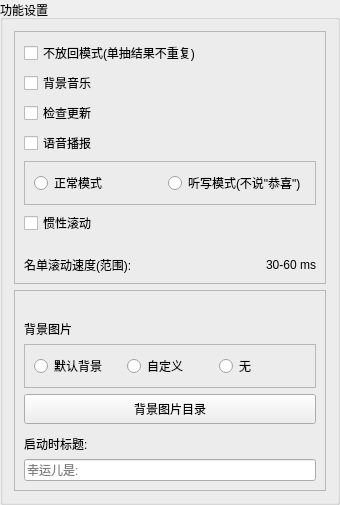
        <widget class="QGroupBox" name="groupBox">
         <property name="sizePolicy">
          <sizepolicy hsizetype="Expanding" vsizetype="Preferred">
           <horstretch>0</horstretch>
           <verstretch>0</verstretch>
          </sizepolicy>
         </property>
         <property name="minimumSize">
          <size>
           <width>340</width>
           <height>280</height>
          </size>
         </property>
         <property name="styleSheet">
          <string notr="true"/>
         </property>
         <property name="title">
          <string>功能设置</string>
         </property>
         <layout class="QVBoxLayout" name="verticalLayout_2">
          <item>
           <widget class="QFrame" name="frame_8">
            <property name="sizePolicy">
             <sizepolicy hsizetype="Preferred" vsizetype="Expanding">
              <horstretch>0</horstretch>
              <verstretch>0</verstretch>
             </sizepolicy>
            </property>
            <property name="minimumSize">
             <size>
              <width>0</width>
              <height>225</height>
             </size>
            </property>
            <property name="frameShape">
             <enum>QFrame::StyledPanel</enum>
            </property>
            <property name="frameShadow">
             <enum>QFrame::Raised</enum>
            </property>
            <layout class="QGridLayout" name="gridLayout_4">
             <item row="5" column="0" colspan="2">
              <widget class="QCheckBox" name="checkBox_3">
               <property name="minimumSize">
                <size>
                 <width>0</width>
                 <height>0</height>
                </size>
               </property>
               <property name="text">
                <string>检查更新</string>
               </property>
              </widget>
             </item>
             <item row="4" column="0" colspan="2">
              <widget class="QCheckBox" name="checkBox_4">
               <property name="text">
                <string>背景音乐</string>
               </property>
              </widget>
             </item>
             <item row="13" column="0">
              <widget class="QLabel" name="label_5">
               <property name="sizePolicy">
                <sizepolicy hsizetype="Preferred" vsizetype="Maximum">
                 <horstretch>0</horstretch>
                 <verstretch>0</verstretch>
                </sizepolicy>
               </property>
               <property name="text">
                <string>名单滚动速度(范围):</string>
               </property>
              </widget>
             </item>
             <item row="0" column="0" colspan="2">
              <widget class="QCheckBox" name="checkBox">
               <property name="text">
                <string>不放回模式(单抽结果不重复)</string>
               </property>
              </widget>
             </item>
             <item row="6" column="0" colspan="2">
              <widget class="QCheckBox" name="checkBox_2">
               <property name="text">
                <string>语音播报</string>
               </property>
              </widget>
             </item>
             <item row="7" column="0" colspan="2">
              <widget class="QFrame" name="frame_2">
               <property name="sizePolicy">
                <sizepolicy hsizetype="Preferred" vsizetype="Maximum">
                 <horstretch>0</horstretch>
                 <verstretch>0</verstretch>
                </sizepolicy>
               </property>
               <property name="minimumSize">
                <size>
                 <width>0</width>
                 <height>40</height>
                </size>
               </property>
               <property name="frameShape">
                <enum>QFrame::StyledPanel</enum>
               </property>
               <property name="frameShadow">
                <enum>QFrame::Raised</enum>
               </property>
               <layout class="QHBoxLayout" name="horizontalLayout">
                <item>
                 <widget class="QRadioButton" name="radioButton">
                  <property name="text">
                   <string>正常模式</string>
                  </property>
                 </widget>
                </item>
                <item>
                 <widget class="QRadioButton" name="radioButton_2">
                  <property name="text">
                   <string>听写模式(不说&quot;恭喜&quot;)</string>
                  </property>
                 </widget>
                </item>
               </layout>
              </widget>
             </item>
             <item row="12" column="0" colspan="2">
              <spacer name="verticalSpacer">
               <property name="orientation">
                <enum>Qt::Vertical</enum>
               </property>
               <property name="sizeType">
                <enum>QSizePolicy::Fixed</enum>
               </property>
               <property name="sizeHint" stdset="0">
                <size>
                 <width>20</width>
                 <height>15</height>
                </size>
               </property>
              </spacer>
             </item>
             <item row="13" column="1">
              <widget class="QLabel" name="label_6">
               <property name="sizePolicy">
                <sizepolicy hsizetype="Preferred" vsizetype="Maximum">
                 <horstretch>0</horstretch>
                 <verstretch>0</verstretch>
                </sizepolicy>
               </property>
               <property name="text">
                <string>30-60 ms</string>
               </property>
               <property name="alignment">
                <set>Qt::AlignRight|Qt::AlignTrailing|Qt::AlignVCenter</set>
               </property>
              </widget>
             </item>
             <item row="11" column="0" colspan="2">
              <widget class="QCheckBox" name="checkBox_5">
               <property name="text">
                <string>惯性滚动</string>
               </property>
              </widget>
             </item>
            </layout>
           </widget>
          </item>
          <item>
           <widget class="QFrame" name="frame_12">
            <property name="frameShape">
             <enum>QFrame::StyledPanel</enum>
            </property>
            <property name="frameShadow">
             <enum>QFrame::Raised</enum>
            </property>
            <layout class="QVBoxLayout" name="verticalLayout_3">
             <item>
              <widget class="QLabel" name="label_9">
               <property name="sizePolicy">
                <sizepolicy hsizetype="Preferred" vsizetype="Maximum">
                 <horstretch>0</horstretch>
                 <verstretch>0</verstretch>
                </sizepolicy>
               </property>
               <property name="styleSheet">
                <string notr="true">QLabel {
    color: rgb(255, 0, 0);
}</string>
               </property>
               <property name="text">
                <string/>
               </property>
               <property name="alignment">
                <set>Qt::AlignCenter</set>
               </property>
              </widget>
             </item>
             <item>
              <widget class="QLabel" name="label">
               <property name="sizePolicy">
                <sizepolicy hsizetype="Preferred" vsizetype="Maximum">
                 <horstretch>0</horstretch>
                 <verstretch>0</verstretch>
                </sizepolicy>
               </property>
               <property name="minimumSize">
                <size>
                 <width>0</width>
                 <height>0</height>
                </size>
               </property>
               <property name="maximumSize">
                <size>
                 <width>16777215</width>
                 <height>16777215</height>
                </size>
               </property>
               <property name="text">
                <string>背景图片</string>
               </property>
              </widget>
             </item>
             <item>
              <widget class="QFrame" name="frame_3">
               <property name="sizePolicy">
                <sizepolicy hsizetype="Preferred" vsizetype="Maximum">
                 <horstretch>0</horstretch>
                 <verstretch>0</verstretch>
                </sizepolicy>
               </property>
               <property name="minimumSize">
                <size>
                 <width>0</width>
                 <height>40</height>
                </size>
               </property>
               <property name="frameShape">
                <enum>QFrame::StyledPanel</enum>
               </property>
               <property name="frameShadow">
                <enum>QFrame::Raised</enum>
               </property>
               <layout class="QHBoxLayout" name="horizontalLayout_2">
                <item>
                 <widget class="QRadioButton" name="radioButton_3">
                  <property name="text">
                   <string>默认背景</string>
                  </property>
                 </widget>
                </item>
                <item>
                 <widget class="QRadioButton" name="radioButton_4">
                  <property name="text">
                   <string>自定义</string>
                  </property>
                 </widget>
                </item>
                <item>
                 <widget class="QRadioButton" name="radioButton_5">
                  <property name="text">
                   <string>无</string>
                  </property>
                 </widget>
                </item>
               </layout>
              </widget>
             </item>
             <item>
              <widget class="QPushButton" name="pushButton_9">
               <property name="sizePolicy">
                <sizepolicy hsizetype="Minimum" vsizetype="MinimumExpanding">
                 <horstretch>0</horstretch>
                 <verstretch>0</verstretch>
                </sizepolicy>
               </property>
               <property name="minimumSize">
                <size>
                 <width>0</width>
                 <height>30</height>
                </size>
               </property>
               <property name="maximumSize">
                <size>
                 <width>16777215</width>
                 <height>40</height>
                </size>
               </property>
               <property name="text">
                <string>背景图片目录</string>
               </property>
              </widget>
             </item>
             <item>
              <spacer name="verticalSpacer_4">
               <property name="orientation">
                <enum>Qt::Vertical</enum>
               </property>
               <property name="sizeType">
                <enum>QSizePolicy::Fixed</enum>
               </property>
               <property name="sizeHint" stdset="0">
                <size>
                 <width>20</width>
                 <height>5</height>
                </size>
               </property>
              </spacer>
             </item>
             <item>
              <widget class="QLabel" name="label_7">
               <property name="sizePolicy">
                <sizepolicy hsizetype="Preferred" vsizetype="Maximum">
                 <horstretch>0</horstretch>
                 <verstretch>0</verstretch>
                </sizepolicy>
               </property>
               <property name="text">
                <string>启动时标题:</string>
               </property>
              </widget>
             </item>
             <item>
              <widget class="QLineEdit" name="lineEdit">
               <property name="sizePolicy">
                <sizepolicy hsizetype="Expanding" vsizetype="Fixed">
                 <horstretch>0</horstretch>
                 <verstretch>0</verstretch>
                </sizepolicy>
               </property>
               <property name="contextMenuPolicy">
                <enum>Qt::DefaultContextMenu</enum>
               </property>
               <property name="text">
                <string/>
               </property>
               <property name="placeholderText">
                <string>幸运儿是:</string>
               </property>
              </widget>
             </item>
            </layout>
           </widget>
          </item>
         </layout>
        </widget>
